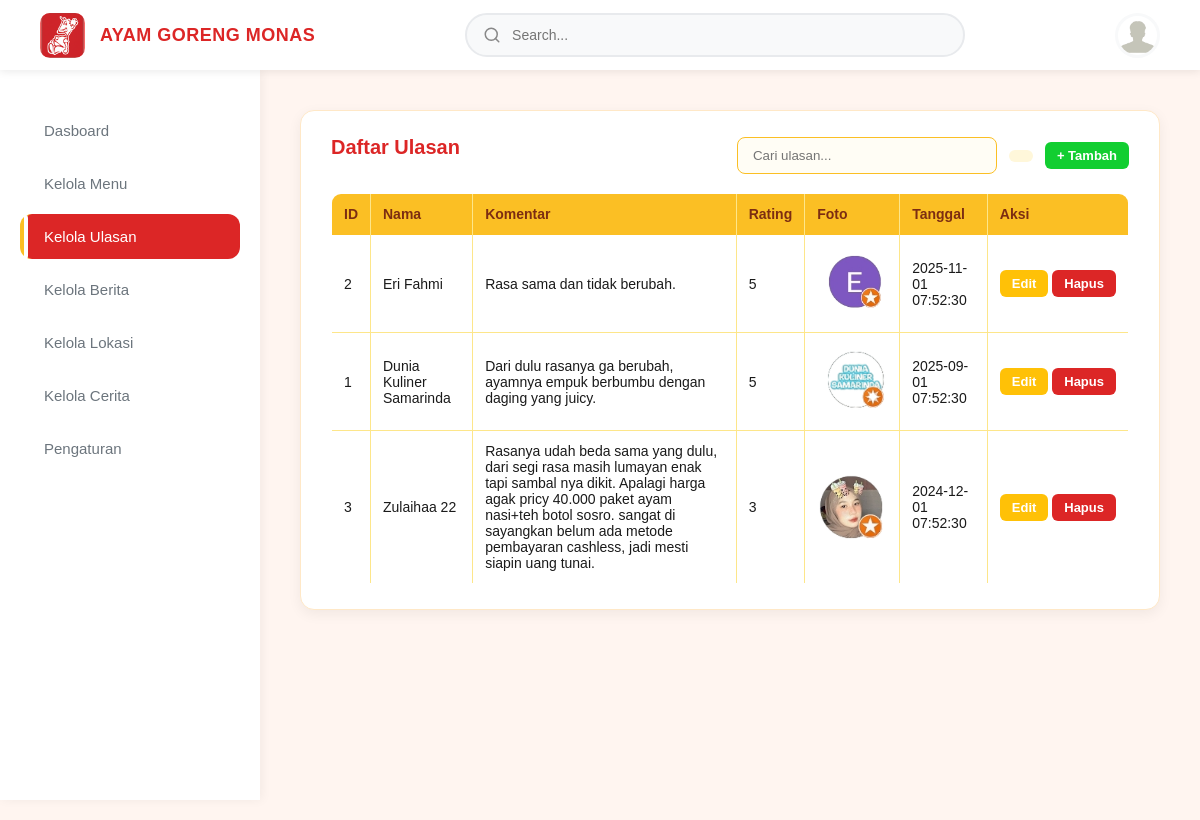
The page /Admin/ulasan/manage_reviews.php on the database its author committed.
### tables this page shows
CREATE TABLE `review` (
  `id` int NOT NULL,
  `nama` varchar(100) NOT NULL,
  `komentar` text NOT NULL,
  `rating` int DEFAULT NULL,
  `tanggal` timestamp NULL DEFAULT CURRENT_TIMESTAMP,
  `foto` varchar(255) DEFAULT NULL
);

### Admin/ulasan/manage_reviews.php (the view, shortened to what this page needs)
<?php
$conn = mysqli_connect("localhost", "root", "", "ayamgoreng_monas");
?>
<!DOCTYPE html>
<html lang="en">
  <head>
    <link rel="stylesheet" href="../style_admin/manage_menu.css" />
  </head>
  <body>
    <?php
    include "../layout/header_admin.php";
    include "../layout/sidebar_admin.php";
    ?>
    <section class="main-content">
      <div class="table-section">
        <div class="table-header">
          <h2>Daftar Ulasan</h2>
          <div class="table-tools">
            <input type="text" placeholder="Cari ulasan..." class="search-menu">
            <button class="filter-btn">
            </button>
            <a href="tambah_review.php">
              <button class="add-btn">+ Tambah</button>
            </a>
          </div>
        </div>
        <table border="1" cellpadding="8">
          <tr>
            <th>ID</th>
            <th>Nama</th>
            <th>Komentar</th>
            <th>Rating</th>
            <th>Foto</th>
            <th>Tanggal</th>
            <th>Aksi</th>
          </tr>
          <?php
          $result = mysqli_query($conn, "SELECT * FROM review ORDER BY tanggal DESC");
          while ($row = mysqli_fetch_assoc($result)) {
            $foto = "-";
            if (!empty($row['foto'])) {
              $foto = "<img src='./uploads/{$row['foto']}' width='70'>";
            }
            echo "<tr>";
            echo "<td>{$row['id']}</td>";
            echo "<td>{$row['nama']}</td>";
            echo "<td>{$row['komentar']}</td>";
            echo "<td>{$row['rating']}</td>";
            echo "<td>$foto</td>";
            echo "<td>{$row['tanggal']}</td>";
            echo "<td style='white-space: nowrap;'>
                    <a href='edit_review.php?id={$row['id']}' style='display: inline-block; text-decoration: none;'><button class='edit-btn'>Edit</button></a>
                    <button class='delete-btn' onclick=\"showDeleteConfirmation({$row['id']}, '{$row['nama']}')\">Hapus</button>
                  </td>";
            echo "</tr>";
          }
          ?>
        </table>
      </div>
    </section>
  </body>
</html>

### Admin/style_admin/manage_menu.css (style rules this page uses)
* { margin: 0; padding: 0; box-sizing: border-box; font-family: "Poppins", sans-serif; }
body { background: #FFF5F0; color: #1a1a1a; }
.main-content { margin-left: 260px; margin-top: 70px; padding: 30px; min-height: calc(100vh - 70px); }
.main-content { margin-left: 260px; margin-top: 90px; padding: 20px 40px; }
.table-section { background: #ffffff; padding: 25px 30px; border-radius: 14px; box-shadow: 0 4px 14px rgba(0,0,0,0.06); border: 1px solid #FFE8C7; }
.table-header { display: flex; align-items: center; justify-content: space-between; margin-bottom: 18px; }
.table-tools { display: flex; align-items: center; gap: 12px; margin-left: 100px; }
.search-menu { padding: 10px 15px; width: 260px; border-radius: 8px; border: 1px solid #FBBF24; background: #FFFDF5; }
.filter-btn { padding: 10px 12px; border-radius: 8px; border: 1px solid #F59E0B; background: #FFF7DA; cursor: pointer; display: flex; align-items: center; }
.add-btn { background: #12ce31 !important; color: white; border: none; padding: 10px 16px; border-radius: 8px; font-weight: 600; cursor: pointer; }
.edit-btn { background: #FFC107 !important; }
.delete-btn { background: rgb(220, 38, 38); }
.table-section table { border: 1px solid #FBBF24; }
.table-section th, .table-section td { border-right: 1px solid #FDE68A; }
.table-section tr:last-child td { border-bottom: none; }
.table-section th:last-child, .table-section td:last-child { border-right: none; }
.table-section h2 { font-size: 20px; font-weight: 700; color: #DC2626; margin-bottom: 16px; }
.table-section table { width: 100%; border-collapse: collapse; overflow: hidden; border-radius: 10px; }
.table-section th { background: #FBBF24; padding: 12px; text-align: left; color: #7C2D12; font-size: 14px; }
.table-section td { padding: 12px; background: #FFF; border-bottom: 1px solid #FDE68A; font-size: 14px; }
.table-section img { border-radius: 6px; width: 70px; height: 70px; object-fit: cover; }
.table-section button { padding: 6px 12px; border-radius: 6px; border: none; cursor: pointer; font-size: 13px; font-weight: 600; }
.table-section button:first-child { background: #FB923C; color: white; }
.table-section button:last-child { background: #DC2626; color: white; }

### rows shown on the page
review: id "2", nama "Eri Fahmi", komentar "Rasa sama dan tidak berubah.", rating "5", foto (picture), tanggal "2025-11-01 07:52:30"
review: id "1", nama "Dunia Kuliner Samarinda", komentar "Dari dulu rasanya ga berubah, ayamnya empuk berbumbu dengan daging yang juicy.", rating "5", foto (picture), tanggal "2025-09-01 07:52:30"
review: id "3", nama "Zulaihaa 22", komentar "Rasanya udah beda sama yang dulu, dari segi rasa masih lumayan enak tapi sambal nya dikit. Apalagi harga agak pricy 40.000 paket ayam nasi+teh botol sosro. sangat di sayangkan belum ada metode pembayaran cashless, jadi mesti siapin uang tunai.", rating "3", foto (picture), tanggal "2024-12-01 07:52:30"
